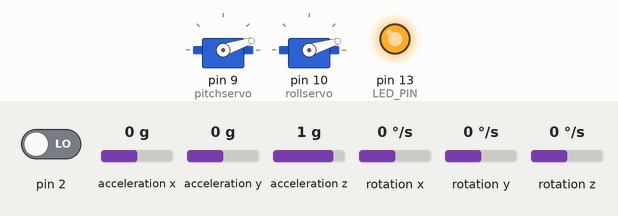
This sketch was run on a simulated Arduino Uno, built with avr-gcc and run on an emulated ATmega328P. On the bench: 2 × servo, output pins drawn as LEDs (lit = HIGH). Dashed ring = blinking. Inputs (shaded band) come from the test bench; at power-on: acceleration x 0 g, acceleration z 1 g, acceleration y 0 g, pin 2 LOW, rotation x 0 °/s, rotation y 0 °/s, rotation z 0 °/s. The sensor or clock chip raises its interrupt line as the real part does; what the sketch prints to the serial monitor is not drawn.

Above: at 12.3 s.
12.4 s: acceleration x set to -1.4 g
At 13.0 s:
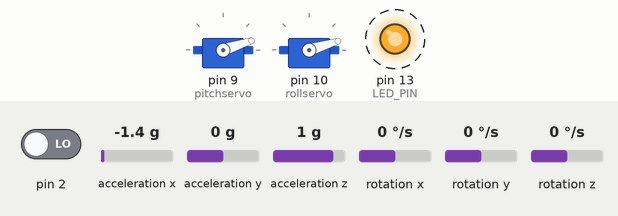
15.4 s: acceleration z set to -1.4 g
At 15.56 s:
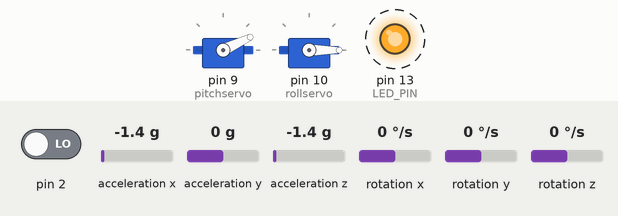
18.4 s: acceleration z set to 0 g
At 18.57 s:
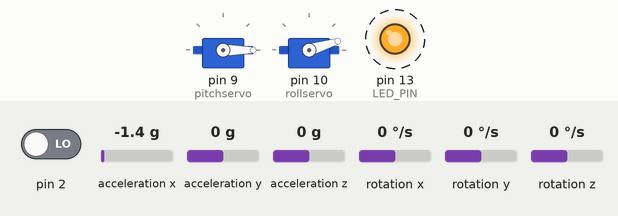
20.2 s: acceleration y set to 1.4 g
At 20.9 s:
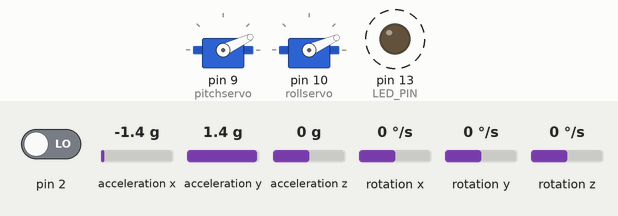
21.7 s: acceleration x set to -0.8 g
At 23.1 s:
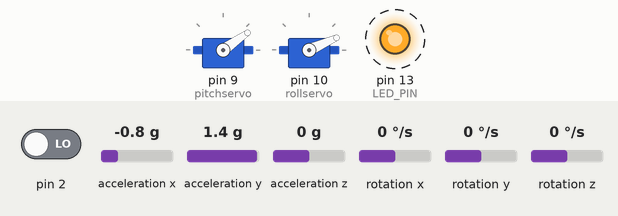
Timing chart, 0 to 81.2 s (numbered marks = the images above; inputs shaded):
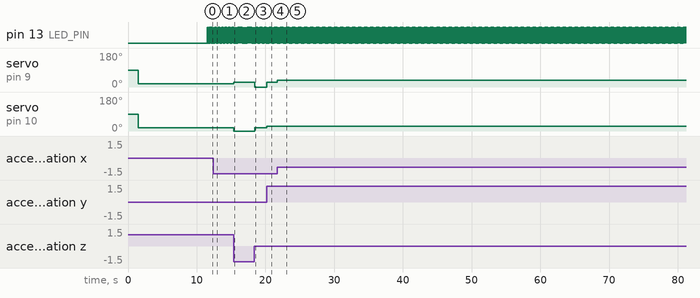

The sketch:

PID_new1.ino
```cpp
#include "I2Cdev.h"
#include "MPU6050_6Axis_MotionApps20.h"
#include "Wire.h"
#include <Servo.h>
#include "servo_control.h"
#include "Servo_Calibration.h"
#include "PID_controller.h"
#include "timer.h"
float Yaw, Pitch, Roll;
MPU6050 mpu;
#define DEBUG
#ifdef DEBUG
//#define DPRINT(args...)  Serial.print(args)             //OR use the following syntax:
#define DPRINTSTIMER(t)    for (static unsigned long SpamTimer; (unsigned long)(millis() - SpamTimer) >= (t); SpamTimer = millis())
#define  DPRINTSFN(StrSize,Name,...) {char S[StrSize];Serial.print("\t");Serial.print(Name);Serial.print(" "); Serial.print(dtostrf((float)__VA_ARGS__ ,S));}//StringSize,Name,Variable,Spaces,Percision
#define DPRINTLN(...)      Serial.println(__VA_ARGS__)
#else
#define DPRINTSTIMER(t)    if(false)
#define DPRINTSFN(...)     //blank line
#define DPRINTLN(...)      //blank line
#endif


#define LED_PIN 13 //

// supply your own gyro offsets here, scaled for min sensitivity use MPU6050_calibration.ino
// -4232  -706  1729  173 -94 37
//                       XA      YA      ZA      XG      YG      ZG
int MPUOffsets[6] = {-3185,	-1032	,1358	,-40,	-11,	60};


// ================================================================
// ===                      i2c SETUP Items                     ===
// ================================================================
void i2cSetup() {
  // join I2C bus (I2Cdev library doesn't do this automatically)
#if I2CDEV_IMPLEMENTATION == I2CDEV_ARDUINO_WIRE
  Wire.begin();
  TWBR = 24; // 400kHz I2C clock (200kHz if CPU is 8MHz)
#elif I2CDEV_IMPLEMENTATION == I2CDEV_BUILTIN_FASTWIRE
  Fastwire::setup(400, true);
#endif
}

// ================================================================
// ===               INTERRUPT DETECTION ROUTINE                ===
// ================================================================
volatile bool mpuInterrupt = false;     // indicates whether MPU interrupt pin has gone high
void dmpDataReady() {
  mpuInterrupt = true;
}

// ================================================================
// ===                      MPU DMP SETUP                       ===
// ================================================================
int FifoAlive = 0; // tests if the interrupt is triggering
int IsAlive = -20;     // counts interrupt start at -20 to get 20+ good values before assuming connected
// MPU control/status vars
uint8_t mpuIntStatus;   // holds actual interrupt status byte from MPU
uint8_t devStatus;      // return status after each device operation (0 = success, !0 = error)
uint16_t packetSize;    // expected DMP packet size (default is 42 bytes)
uint16_t fifoCount;     // count of all bytes currently in FIFO
uint8_t fifoBuffer[64]; // FIFO storage buffer

// orientation/motion vars
Quaternion q;           // [w, x, y, z]         quaternion container
VectorInt16 aa;         // [x, y, z]            accel sensor measurements
VectorInt16 aaReal;     // [x, y, z]            gravity-free accel sensor measurements
VectorInt16 aaWorld;    // [x, y, z]            world-frame accel sensor measurements
VectorFloat gravity;    // [x, y, z]            gravity vector
float euler[3];         // [psi, theta, phi]    Euler angle container
float ypr[3];           // [yaw, pitch, roll]   yaw/pitch/roll container and gravity vector
byte StartUP = 100; // lets get 100 readings from the MPU before we start trusting them (Bot is not trying to balance at this point it is just starting up.)

void MPU6050Connect() {
  static int MPUInitCntr = 0;
  // initialize device
  mpu.initialize(); // same
  // load and configure the DMP
  devStatus = mpu.dmpInitialize();// same

  if (devStatus != 0) {
    // ERROR!
    // 1 = initial memory load failed
    // 2 = DMP configuration updates failed
    // (if it's going to break, usually the code will be 1)

    char * StatStr[5] { "No Error", "initial memory load failed", "DMP configuration updates failed", "3", "4"};

    MPUInitCntr++;

    Serial.print(F("MPU connection Try #"));
    Serial.println(MPUInitCntr);
    Serial.print(F("DMP Initialization failed (code "));
    Serial.print(StatStr[devStatus]);
    Serial.println(F(")"));

    if (MPUInitCntr >= 10) return; //only try 10 times
    delay(1000);
    MPU6050Connect(); // Lets try again
    return;
  }
  mpu.setXAccelOffset(MPUOffsets[0]);
  mpu.setYAccelOffset(MPUOffsets[1]);
  mpu.setZAccelOffset(MPUOffsets[2]);
  mpu.setXGyroOffset(MPUOffsets[3]);
  mpu.setYGyroOffset(MPUOffsets[4]);
  mpu.setZGyroOffset(MPUOffsets[5]);

  Serial.println(F("Enabling DMP..."));
  mpu.setDMPEnabled(true);
  // enable Arduino interrupt detection
  Serial.println(F("Enabling interrupt detection (Arduino external interrupt pin 2 on the Uno)..."));
  Serial.print("mpu.getInterruptDrive=  "); Serial.println(mpu.getInterruptDrive());
  attachInterrupt(0, dmpDataReady, RISING); //pin 2 on the Uno
  mpuIntStatus = mpu.getIntStatus(); // Same
  // get expected DMP packet size for later comparison
  packetSize = mpu.dmpGetFIFOPacketSize();
  delay(1000); // Let it Stabalize
  mpu.resetFIFO(); // Clear fifo buffer
  mpu.getIntStatus();
  mpuInterrupt = false; // wait for next interrupt FF
}

// ================================================================
// ===                    MPU DMP Get Data                      ===
// ================================================================
void GetDMP() { // Best version I have made so far
  // Serial.println(F("FIFO interrupt at:"));
  // Serial.println(micros());
  static unsigned long LastGoodPacketTime;
  mpuInterrupt = false;
  FifoAlive = 1;
  fifoCount = mpu.getFIFOCount();
  if ((!fifoCount) || (fifoCount % packetSize)) { // we have failed Reset and wait till next time!
    digitalWrite(LED_PIN, LOW); // lets turn off the blinking light so we can see we are failing.
    mpu.resetFIFO();// clear the buffer and start over
  } else {
    while (fifoCount  >= packetSize) { // Get the packets until we have the latest!
      mpu.getFIFOBytes(fifoBuffer, packetSize); // lets do the magic and get the data
      fifoCount -= packetSize;
    }
    LastGoodPacketTime = millis();
    MPUMath(); // <<<<<<<<<<<<<<<<<<<<<<<<<<<< On success MPUMath() <<<<<<<<<<<<<<<<<<<
    digitalWrite(LED_PIN, !digitalRead(LED_PIN)); // Blink the Light
  }
}


// ================================================================
// ===                        MPU Math                          ===
// ================================================================
void MPUMath() {
  mpu.dmpGetQuaternion(&q, fifoBuffer);
  mpu.dmpGetGravity(&gravity, &q);
  mpu.dmpGetYawPitchRoll(ypr, &q, &gravity);
  Yaw = (ypr[0] * 180.0 / M_PI);
  Pitch = (ypr[1] *  180.0 / M_PI);
  Roll = (ypr[2] *  180.0 / M_PI);
  // DPRINTSTIMER(100) {
  //   DPRINTSFN(15, "\tYaw:", Yaw, 6, 1);
  //   DPRINTSFN(15, "\tPitch:", Pitch, 6, 1);
  //   DPRINTSFN(15, "\tRoll:", Roll, 6, 1);
  //   DPRINTLN();
  // }
}
// ================================================================
// ===                        Setup                             ===
// ================================================================
bool initial=false;
void setup() {
  Serial.begin(115200); //115200
  while (!Serial);
  Serial.println("i2cSetup");
  i2cSetup();
  Serial.println("MPU6050Connect");
  MPU6050Connect();
  Serial.println("Setup complete");
  pinMode(LED_PIN, OUTPUT);
  pitchservo.attach(9);
  rollservo.attach(10);
  pitchservo.write(pitch_mid);
  rollservo.write(roll_mid);
  time(start_delay);
  while(Pitch==0&&Roll==0){
    GetDMP();
    Serial.print("pitch : ");Serial.println(Pitch);
    Serial.print("Roll : ");Serial.println(Roll);
  }
  pitchinit=Pitch;
  rollinit=Roll;
  Serial.print("pitch : ");Serial.println(Pitch);
  Serial.print("Roll : ");Serial.println(Roll);
  Serial.print("pitch initial: ");Serial.println(pitchinit);
  Serial.print("roll initial: ");Serial.println(rollinit);
}
// ================================================================
// ===                        Loop                              ===
// ================================================================
void loop(){
  GetDMP();
  pitcherror=error(pitchinit,Pitch);                                            //getting the initial errors for pitch
  rollerror=error(rollinit,Roll);                                               //getting the initial errors for roll
  Serial.print("pitch : ");Serial.println(Pitch);
  Serial.print("Roll : ");Serial.println(Roll);
  PID_pitch=PID(pitcherror,&pitchintegralgain,&previouspitcherror);             //putting the errors throught the PID for pitch to get the value to feed the servo
  PID_roll=PID(rollerror,&rollintegralgain,&previousrollerror);                 //putting the errors throught the PID for roll to get the value to feed the servo
  servo_write(PID_pitch_2(PID_pitch),PID_roll_2(PID_roll));                     //giving the servos the values to write
   Serial.print("this is pitch angle");Serial.println(PID_pitch_1(PID_pitch));   //testing if the values given are reasonnable
  //Serial.print("this is roll angle");Serial.println(PID_roll_2(PID_roll));      //testing if the values that are given are reasonnable
  //change the value of PID_pitch_X or PID_roll_X to 2 or 1 depending on the case needed, 2 and 1 cover all possible scenarion
  //Serial.print("this is pitch angle");Serial.println(Yaw);   //testing if the values given are reasonnable
  //Serial.print("this is roll angle");Serial.println(Pitch);      //testing if the values that are given are reasonnable
  }
```

PID_controller.h
```cpp
#ifndef PID_controller
#define PID_controller
// ================================================================
// ===                         P.I.D                            ===
// ================================================================
//to use this function you ave to feed it the initial error that occured in the mpu, and create 2 seperate vairables which is the old
//error and the integral gain to feed back into the loop to have a functionning PID
//the PID code that is used
//these are the values that are multiplied to tune the PID
float gain_mult=0.75;
float derivative_mult=0.3;
float integral_mult=0.01;
float iteration_time=17;
//this is the PID function that gives out the angle for the servo to work

//Defining all the errors and the gains and setting them to 0
float pitcherror=0,pitchintegralgain=0,previouspitcherror=0;
float rollerror=0,rollintegralgain=0,previousrollerror=0;
float pitchinit,rollinit;//the inital values of error so we could get the error for the PID
float PID_roll,PID_pitch;//the values that are spit out by the PID that we will use with the calibration functions


float PID(float initerror,float* integralgain,float* olderror){
  float gain,derivativegain,totalgain;
  gain=initerror*gain_mult;                                 //initial error part
  derivativegain=((initerror-*olderror)/iteration_time)*derivative_mult;//derivative part
  *integralgain=(*integralgain+(initerror))*integral_mult;    //integral gain
  totalgain=-(gain+derivativegain+*integralgain);           //addition of all the errors
  *olderror=initerror;
  //Serial.print("integralgain:");Serial.println(*integralgain);
  Serial.print("this is total gain: ");Serial.println(totalgain);
  return totalgain;
}
//function to calculate the error that was present at that interation and later feed it to the PID
float error (float init,float current){
  float error;
  error=current-init;
  Serial.print("this is the error: ");Serial.println(error);
  return error;
}
#endif 
```

servo_control.h
```cpp
#ifndef servo_control
#define servo_control
#include "Wire.h"
#include <Servo.h>
#include "PID_controller.h"
// ================================================================
// ===                Controlling the servo                     ===
// ================================================================
Servo pitchservo;
Servo rollservo;
//writing onto the servos using he function
void servo_write(float pitchservoangle, float rollservoangle){
  pitchservo.write(pitchservoangle);
  rollservo.write(rollservoangle);
}
#endif 
```

timer.h
```cpp
#ifndef timer
#define timer
//to change the delay of the star time you need to change the 'start_delay' value
int start_delay=10000;
//delaying the initial recording of values using a fucntion and delay
void time(int delay_1){
  int target=0;
  while (delay_1!=target){
    target=target+100;
    delay(100);
  }
}
#endif
```

Source omitted: Servo_Calibration.h (7343 bytes)

Measured:
- after the input at 12.4 s, pin 13 (LED_PIN): alternates HIGH for 0.02 s and LOW for 0.02 s, starting after 0.10 s
- after the input at 15.4 s, servo on pin 9 (pitchservo): 18° → 25° at once; servo on pin 10 (rollservo): 17° → 0° at once
- after the input at 18.4 s, servo on pin 9 (pitchservo): 25° → 0° at once; servo on pin 10 (rollservo): 0° → 17° at once
- after the input at 20.2 s, servo on pin 9 (pitchservo): 0° → 25° at once; servo on pin 10 (rollservo): 17° → 24° at once
- after the input at 21.7 s, servo on pin 9 (pitchservo): 25° → 35° at once
